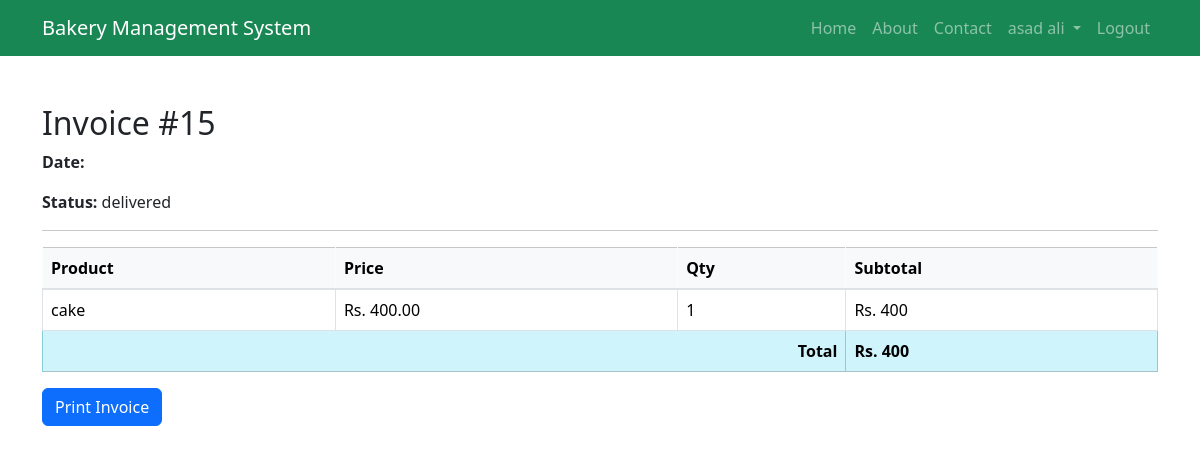
/customer/orders/history.php?id=15 (signed in), run on the app's committed database.
### tables this page shows
CREATE TABLE `orders` (
  `order_id` int(11) NOT NULL,
  `customer_id` int(11) DEFAULT NULL,
  `order_date` datetime DEFAULT current_timestamp(),
  `delivery_date` date DEFAULT NULL,
  `status` enum('pending','processing','ready','delivered','cancelled') DEFAULT 'pending',
  `total_amount` decimal(10,2) DEFAULT NULL,
  `notes` text DEFAULT NULL
);

CREATE TABLE `order_items` (
  `order_item_id` int(11) NOT NULL,
  `order_id` int(11) DEFAULT NULL,
  `product_id` int(11) DEFAULT NULL,
  `quantity` int(11) DEFAULT NULL,
  `price` decimal(10,2) DEFAULT NULL
);

CREATE TABLE `products` (
  `product_id` int(11) NOT NULL,
  `name` varchar(100) NOT NULL,
  `description` text DEFAULT NULL,
  `category` varchar(50) DEFAULT NULL,
  `price` decimal(10,2) NOT NULL,
  `image` varchar(255) DEFAULT NULL,
  `is_available` tinyint(1) DEFAULT 1,
  `created_at` timestamp NOT NULL DEFAULT current_timestamp()
);

### customer/orders/history.php (the view, shortened to what this page needs)
<?php
$baseURL = '/bakery';
$projectRoot = $_SERVER['DOCUMENT_ROOT'] . $baseURL;
require_once $projectRoot . '/header.php';
?>
<?php
$order_id = $_GET['id'];
$customer_id = $_SESSION['customer_id'];
$order_query = "SELECT * FROM orders WHERE order_id = $order_id AND customer_id = $customer_id";
$order_result = mysqli_query($conn, $order_query);
$order = mysqli_fetch_assoc($order_result);
$items_query = "
    SELECT oi.*, p.name
    FROM order_items oi
    JOIN products p ON oi.product_id = p.product_id
    WHERE oi.order_id = $order_id
";
$items_result = mysqli_query($conn, $items_query);
?>
<!DOCTYPE html>
<html>
<head>
    <link rel="stylesheet" href="../assets/bootstrap.min.css">
</head>
<body>
<div class="container mt-5">
    <h2>Invoice #<?= $order_id ?></h2>
    <p><strong>Date:</strong> <?= $order['created_at'] ?></p>
    <p><strong>Status:</strong> <?= $order['status'] ?></p>
    <hr>
    <table class="table table-bordered">
        <thead class="table-light">
            <tr>
                <th>Product</th>
                <th>Price</th>
                <th>Qty</th>
                <th>Subtotal</th>
            </tr>
        </thead>
        <tbody>
            <?php $total = 0; ?>
            <?php while ($item = mysqli_fetch_assoc($items_result)): ?>
                <?php $subtotal = $item['price'] * $item['quantity']; $total += $subtotal; ?>
                <tr>
                    <td><?= $item['name'] ?></td>
                    <td>Rs. <?= $item['price'] ?></td>
                    <td><?= $item['quantity'] ?></td>
                    <td>Rs. <?= $subtotal ?></td>
                </tr>
            <?php endwhile; ?>
            <tr class="fw-bold table-info">
                <td colspan="3" class="text-end">Total</td>
                <td>Rs. <?= $total ?></td>
            </tr>
        </tbody>
    </table>
    <a href="javascript:window.print()" class="btn btn-primary">Print Invoice</a>
</div>
</body>
</html>

### data on the page
orders: status "delivered"
order_items: product.name "cake", price "400.00", quantity "1", subtotal "400"

### other printed values
$name "asad ali"
$order_id "15"
$total "400"
